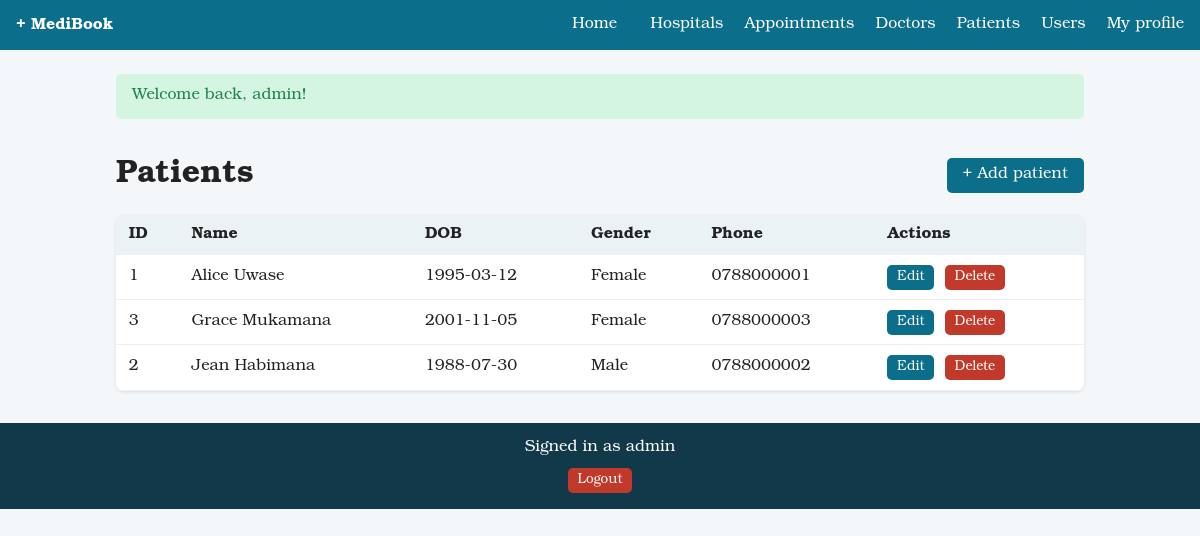
/index.php?r=patients/index (signed in), run on the app's committed database.
### tables this page shows
CREATE TABLE patients (
    patient_id INT AUTO_INCREMENT PRIMARY KEY,
    user_id    INT NULL UNIQUE,
    full_name  VARCHAR(100) NOT NULL,
    dob        DATE NOT NULL,
    gender     ENUM('Male','Female','Other') NOT NULL,
    phone      VARCHAR(20) NOT NULL,
    CONSTRAINT fk_patient_user FOREIGN KEY (user_id) REFERENCES users(user_id) ON DELETE SET NULL
);

### app/core/bootstrap.php (called while the page is built, shortened)
<?php
function db(): PDO
{
    static $pdo = null;
    if ($pdo === null) {
        $c = $GLOBALS['config']['db'];
        $pdo = new PDO(
            "mysql:host={$c['host']};dbname={$c['name']};charset=utf8mb4",
            $c['user'], $c['pass'],
            [
                PDO::ATTR_ERRMODE            => PDO::ERRMODE_EXCEPTION,
                PDO::ATTR_DEFAULT_FETCH_MODE => PDO::FETCH_ASSOC,
                PDO::ATTR_EMULATE_PREPARES   => false,
            ]
        );
    }
    return $pdo;
}
function e(?string $v): string
{
    return htmlspecialchars((string)$v, ENT_QUOTES, 'UTF-8');
}
function view(string $name, array $data = []): void
{
    extract($data);
    require __DIR__ . '/../views/layout/header.php';
    require __DIR__ . "/../views/$name.php";
    require __DIR__ . '/../views/layout/footer.php';
}

### app/controllers/PatientController.php (called while the page is built, shortened)
<?php
class PatientController
{
    public static function index(): void
    {
        $rows = db()->query('SELECT * FROM patients ORDER BY full_name')->fetchAll();
        view('patients/index', compact('rows'));
    }
}

### public/index.php (called while the page is built, shortened)
<?php
require __DIR__ . '/../app/core/bootstrap.php';
$routes = [
    'home/index'          => ['HomeController', 'index'],
    'hospitals/index'     => ['HospitalController', 'index'],
    'hospitals/form'      => ['HospitalController', 'form'],
    'hospitals/save'      => ['HospitalController', 'save'],
    'hospitals/delete'    => ['HospitalController', 'delete'],
    'auth/login'          => ['AuthController', 'login'],
    'auth/staff'          => ['AuthController', 'staffLogin'],
    'auth/register'       => ['AuthController', 'register'],
    'auth/logout'         => ['AuthController', 'logout'],
    'patients/index'      => ['PatientController', 'index'],
    'patients/form'       => ['PatientController', 'form'],
    'patients/save'       => ['PatientController', 'save'],
    'patients/delete'     => ['PatientController', 'delete'],
    'doctors/index'       => ['DoctorController', 'index'],
    'doctors/form'        => ['DoctorController', 'form'],
    'doctors/save'        => ['DoctorController', 'save'],
    'doctors/delete'      => ['DoctorController', 'delete'],
    'appointments/index'  => ['AppointmentController', 'index'],
    'appointments/form'   => ['AppointmentController', 'form'],
    'appointments/save'   => ['AppointmentController', 'save'],
    'appointments/delete' => ['AppointmentController', 'delete'],
    'users/index'         => ['UserController', 'index'],
    'users/form'          => ['UserController', 'form'],
    'users/save'          => ['UserController', 'save'],
    'users/role'          => ['UserController', 'role'],
    'users/delete'        => ['UserController', 'delete'],
    'profile/edit'        => ['UserController', 'profile'],
    'profile/save'        => ['UserController', 'profileSave'],
    'api/search'          => ['ApiController', 'search'],
];
$r = $_GET['r'] ?? 'home/index';
[$class, $method] = $routes[$r];
$class::$method();

### app/views/patients/index.php (the view, shortened to what this page needs)
<div class="head"><h1>Patients</h1><a class="btn" href="index.php?r=patients/form">+ Add patient</a></div>
<div class="table-wrap"><table>
  <thead><tr><th>ID</th><th>Name</th><th>DOB</th><th>Gender</th><th>Phone</th><th>Actions</th></tr></thead>
  <tbody>
  <?php foreach ($rows as $r): ?>
    <tr>
      <td><?= (int)$r['patient_id'] ?></td><td><?= e($r['full_name']) ?></td><td><?= e($r['dob']) ?></td>
      <td><?= e($r['gender']) ?></td><td><?= e($r['phone']) ?></td>
      <td class="actions">
        <a class="btn small" href="index.php?r=patients/form&id=<?= (int)$r['patient_id'] ?>">Edit</a>
        <form method="post" action="index.php?r=patients/delete" class="inline" data-confirm="Delete this patient and their appointments?">
          <button class="btn small danger" type="submit">Delete</button>
        </form>
      </td>
    </tr>
  <?php endforeach; ?>
  </tbody>
</table></div>

### public/assets/css/style.css (style rules this page uses)
:root { --primary:#0b6e8a;--bg:#f4f7f9;--danger:#c0392b;--ok:#1e8449; --font:"Bookman Old Style",Bookman,"URW Bookman","Bookman URW","ITC Bookman",Georgia,serif }
*,*::before,*::after { box-sizing:border-box;font-family:var(--font) }
body { margin:0;font-family:var(--font);background:var(--bg);color:#222 }
.head { display:flex;justify-content:space-between;align-items:center;flex-wrap:wrap;gap:.5rem }
.btn { display:inline-block;background:var(--primary);color:#fff;padding:.5rem 1rem;border:0;border-radius:5px;text-decoration:none;cursor:pointer;font-family:var(--font);font-size:1rem }
.btn.small { padding:.25rem .6rem;font-size:.85rem }
.btn.danger { background:var(--danger) }
.inline { display:inline;margin:0 }
.table-wrap { overflow-x:auto;background:#fff;border-radius:8px;box-shadow:0 1px 4px rgba(0,0,0,.1) }
table { width:100%;border-collapse:collapse }
th,td { padding:.6rem .8rem;text-align:left;border-bottom:1px solid #eee;white-space:nowrap }
th { background:#eaf2f5 }
.actions { white-space:nowrap }
.actions>* { display:inline-block;vertical-align:middle;margin-right:.35rem }
h1,h2,h3 { font-family:var(--font) }

### data on the page
patients: patient_id "1", full_name "Alice Uwase", dob "1995-03-12", gender "Female", phone "0788000001"
patients: patient_id "3", full_name "Grace Mukamana", dob "2001-11-05", gender "Female", phone "0788000003"
patients: patient_id "2", full_name "Jean Habimana", dob "1988-07-30", gender "Male", phone "0788000002"

### other printed values
$flash['msg'] "Welcome back, admin!"
$me['username'] "admin"
